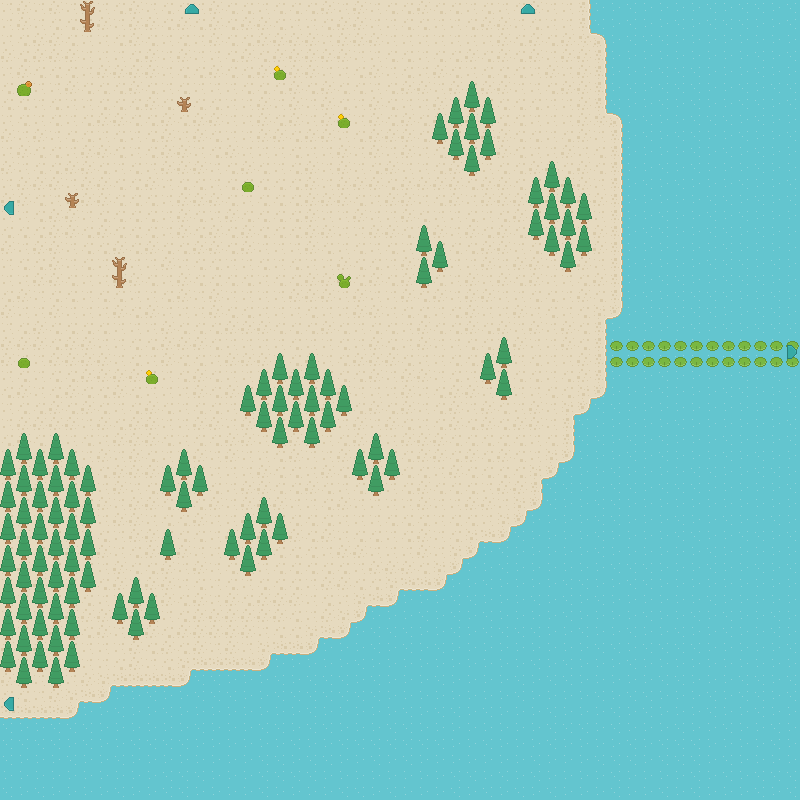

A 2D game scene composited from a Tiled map and its tileset images. What follows is a short description and the map's XML, with each tile layer's data collapsed to a summary:
An orthogonal 50x50 tile map with 16x16 px tiles, 5 tile layers (Ground Terrain, Ground Overlay, Deco0, Deco1, ...), 4 hidden layers not drawn.

<map version="1.5" tiledversion="1.7.1" orientation="orthogonal" renderorder="right-down" width="50" height="50" tilewidth="16" tileheight="16" infinite="0" nextlayerid="10" nextobjectid="1">
 <editorsettings>
  <export target="The Sandy Beach.json" format="json" />
 </editorsettings>
 <tileset firstgid="1" source="roguelikeSheet.tsx" />
 <layer id="1" name="Ground Terrain" width="50" height="50">
  <data>[2500 cells, 2500 non-empty, 3 distinct tile ids]</data>
 </layer>
 <layer id="2" name="Ground Overlay" width="50" height="50">
  <data>[2500 cells, 1492 non-empty, 9 distinct tile ids]</data>
 </layer>
 <layer id="3" name="Deco0" width="50" height="50">
  <data>[2500 cells, 200 non-empty, 13 distinct tile ids]</data>
 </layer>
 <layer id="6" name="Deco1" width="50" height="50">
  <data>[2500 cells, 2 non-empty, 2 distinct tile ids]</data>
 </layer>
 <layer id="4" name="Above0" width="50" height="50">
  <data>[2500 cells, 42 non-empty, 2 distinct tile ids]</data>
 </layer>
 <layer id="5" name="Collision" width="50" height="50" visible="0">
  <data>[2500 cells, 1183 non-empty, 3 distinct tile ids]</data>
 </layer>
 <layer id="7" name="The Outskirts:-1:3168:up:" width="50" height="50" visible="0">
  <data>[2500 cells, 4 non-empty, 2 distinct tile ids]</data>
 </layer>
 <layer id="8" name="Lilypad Pathway Part 1:32:-1:right:" width="50" height="50" visible="0">
  <data>[2500 cells, 2 non-empty, 2 distinct tile ids]</data>
 </layer>
 <layer id="9" name="Pine Tree Forest:3168:-1:left:" width="50" height="50" visible="0">
  <data>[2500 cells, 4 non-empty, 2 distinct tile ids]</data>
 </layer>
</map>
